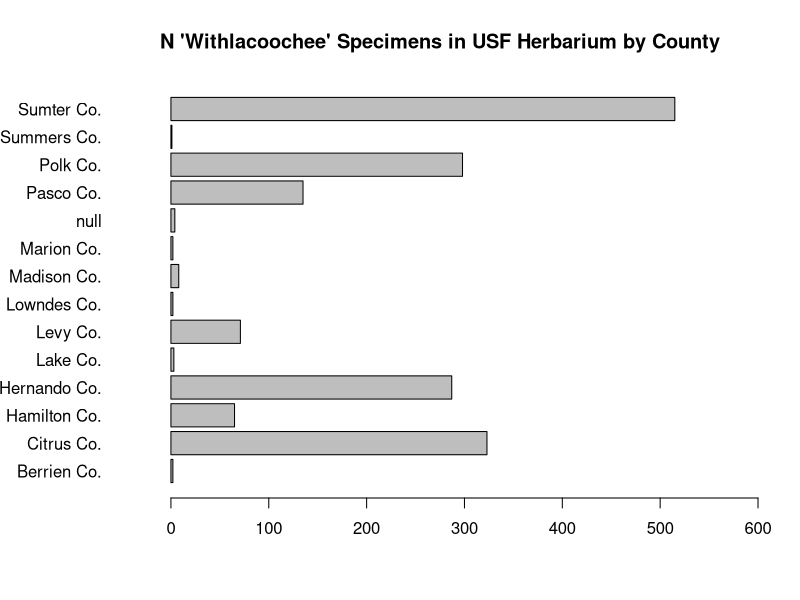
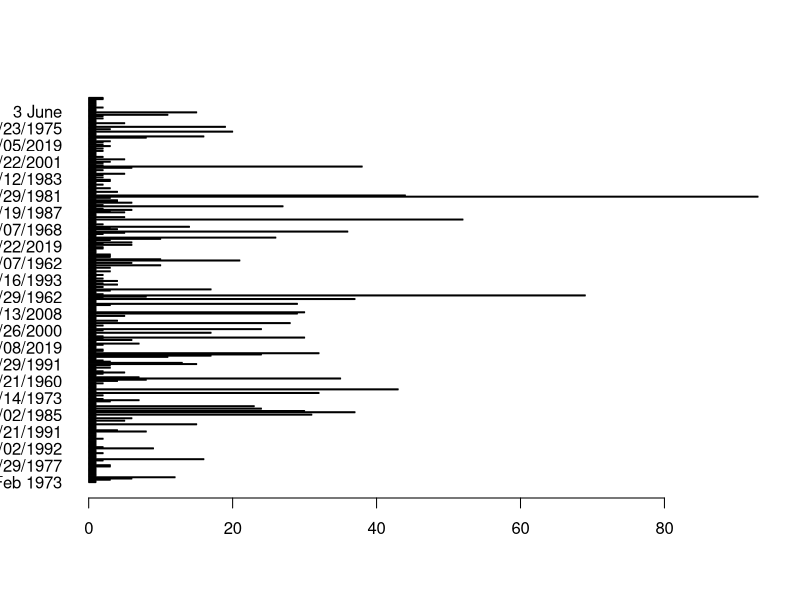
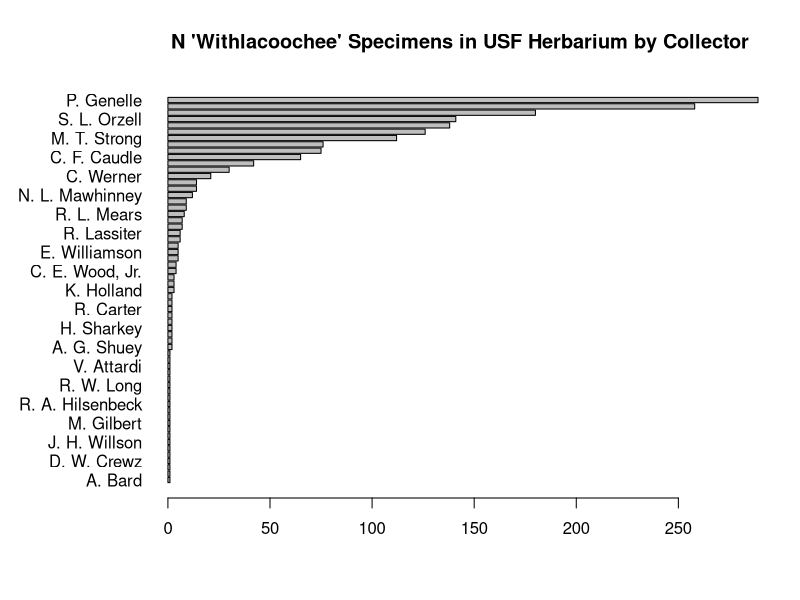
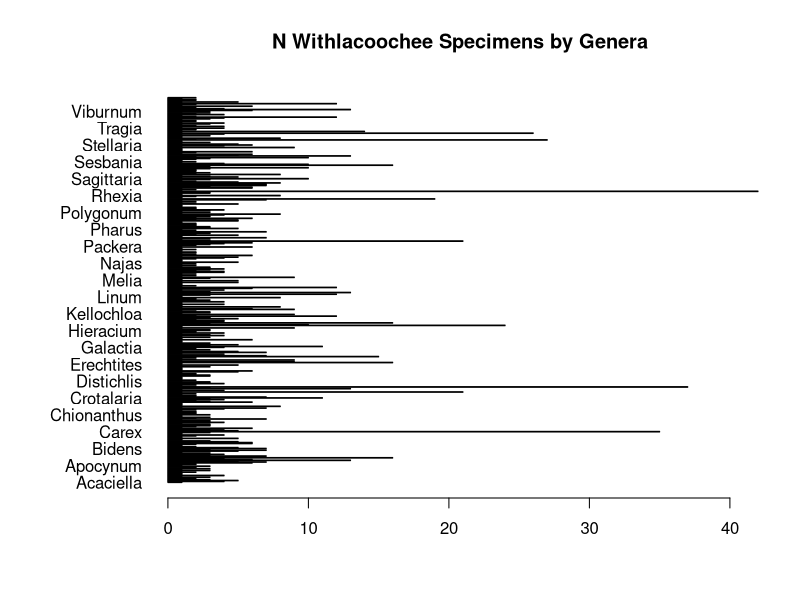

Recreate these plots in R, in order.
#Withlacoochee Data Exploration

WTL_sp <- read.csv("WTL_specimens.csv", header = TRUE)

par(mar = c(5, 6, 4, 2) + 0.1)

barplot(table(WTL_sp$county), horiz = TRUE, las = 1, xlim = c(-50,600))

title(main = "N 'Withlacoochee' Specimens in USF Herbarium by County")

par(mar = c(5, 4, 4, 2) + 0.1)

coll_dates = as.Date(WTL_sp$Collection.Date, format = "%d/%m/%Y")

barplot(table(WTL_sp$Collection.Date), horiz = TRUE, las = 1)

collector = table(WTL_sp$collector_Text)

par(mar = c(5, 8, 4, 2) + 0.1)

barplot(collector[order(collector)], horiz = TRUE, las = 1, main = "N 'Withlacoochee' Specimens in USF Herbarium by Collector", cex.text = 0.8)

par(mar = c(5, 8, 4, 2) + 0.1)

barplot(table(WTL_sp$genus), horiz = TRUE, las = 1, main = "N Withlacoochee Specimens by Genera")

par(mar = c(5, 8, 4, 2) + 0.1)

#Okay, time for some more serious aggregation work. Need Family, Genus, Species, Collector, and Collection Date.

WTL_sp <- read.csv("WTL_specimens.csv", header = TRUE) #Reading "Withlacoochee" as Location
WSF_sp = read.csv("WSF_specimens.csv", header = TRUE) #Reading "Withlacoochee State Forest as Location"

comb_sp = rbind(WTL_sp, WSF_sp)

doubles_check = table(comb_sp$barcode)

cut_list = doubles_check[doubles_check > 1]

for(i in 1:length(cut_list)){
  cut = grep(names(cut_list[i]), comb_sp$barcode)
  comb_sp = comb_sp[-c(cut[1], cut[2]),]
  pull = WTL_sp[cut_list[i],]
  comb_sp = rbind(comb_sp, pull)
}

WTL_taxa = data.frame(comb_sp$family, comb_sp$genus, comb_sp$species)

WTL_dates = comb_sp$Collection.Date

coll_dates = as.Date(comb_sp$Collection.Date, format = "%d/%m/%Y")
coll_yr = as.Date(coll_dates, format = "%Y")

#We've extracted collection years, going to go back and backfill some of the shitty data.
#Should probably do this after we've got an official export from the database.

WTL_data = cbind(WTL_taxa, coll_yr)

test = table(WTL_data$coll_yr, WTL_data$comb_sp.genus)
